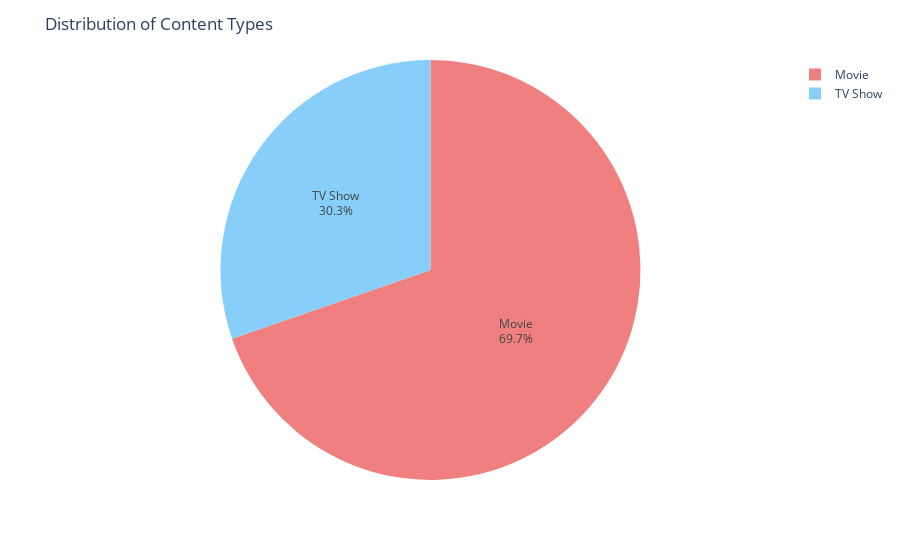

The notebook cell this image was saved under:
### Code cell
fig = px.pie(netflix_data['type'].value_counts().reset_index(), values='type', names='index', color_discrete_sequence=['lightcoral', 'lightskyblue'])
fig.update_layout(title='Distribution of Content Types')
fig.update_traces(textposition='inside', textinfo='percent+label')
fig.show()

### Figure 1 — Plotly figure (JSON) as saved in the notebook; plotly's stock layout.template omitted (floating-point values rounded to 4 significant figures)
{"data": [{"domain": {"x": [0, 1], "y": [0, 1]}, "hovertemplate": "index=%{label}<br>type=%{value}<extra></extra>", "labels": ["Movie", "TV Show"], "legendgroup": "", "name": "", "showlegend": true, "textinfo": "percent+label", "textposition": "inside", "type": "pie", "values": [6126, 2664]}], "layout": {"legend": {"tracegroupgap": 0}, "margin": {"t": 60}, "piecolorway": ["lightcoral", "lightskyblue"], "title": {"text": "Distribution of Content Types"}}}
